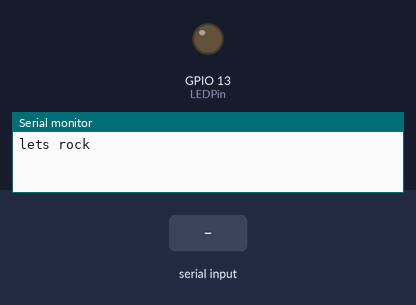
This sketch was run on a simulated ESP32. Parts: output pins drawn as LEDs (lit = HIGH), the last lines printed to the serial monitor. The inputs (shaded band) are chosen by the test bench.

Above: at 1.2 s.
1.3 s: "one_poll\n" received over Serial
At 1.9 s:
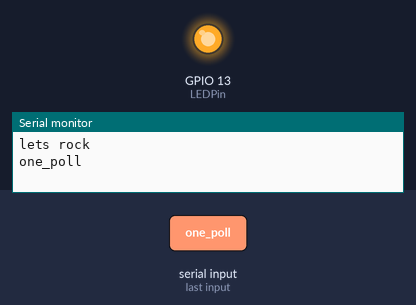
4.3 s: "idle\n" received over Serial
At 5.4 s:
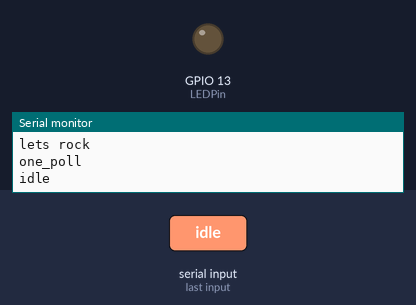
5.8 s: "poll_joystick\n" received over Serial
At 6.5 s:
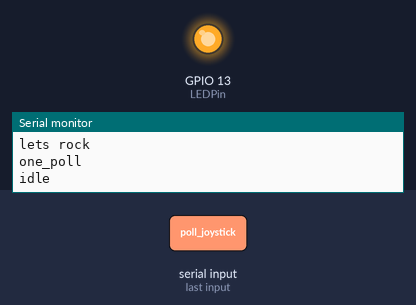
Timing chart, 0 to 8.3 s (numbered marks = the images above; inputs shaded):
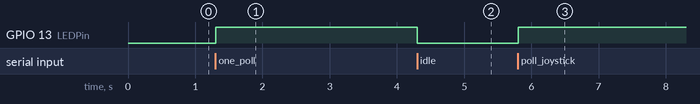

The sketch:

master.ino
```cpp
// this is on the controller receiving data from the joystick slave.

#define SERIAL_SPEED   115200

#define S_IDLE             1
#define S_POLL_JOYSTICK    2
#define S_GET_RESULT       3
#define S_ONE_POLL         4
#define S_REPORT_JOYSTICK  5

#define JOY Serial1
#define MEM_LEN 12
uint8_t dataBuf[MEM_LEN];

uint8_t LEDPin = 13;
uint8_t joyCount = 0;

uint8_t btn_state1 = 0;
uint8_t btn_state2 = 0;
uint16_t joy1Val; uint16_t joy2Val;
uint16_t joy3Val; uint16_t joy4Val;

bool gotJoyResult = false;

String inputString = "";

uint8_t state = S_IDLE;

void setup() {

  inputString.reserve(200);

  JOY.begin(SERIAL_SPEED);
  Serial.begin(SERIAL_SPEED);

  pinMode(LEDPin, OUTPUT);

  Serial.println("lets rock");
}

void loop() {
  switch (state) {
  case S_IDLE:
    digitalWrite(LEDPin, LOW);
    break;
  case S_POLL_JOYSTICK:
    digitalWrite(LEDPin, HIGH);
    JOY.write("Q\n");
    state = S_GET_RESULT;
    break;
  case S_GET_RESULT:
    if (gotJoyResult) {
      Serial.printf("buttons %d %d\n", btn_state1, btn_state2);
      Serial.printf("joy %d %d %d %d\n",
		    joy1Val, joy2Val, joy3Val, joy4Val);
    }
    gotJoyResult = false;
    state = S_POLL_JOYSTICK;
    break;
  case S_ONE_POLL:
    digitalWrite(LEDPin, HIGH);
    JOY.write("Q\n");
    gotJoyResult = false;
    state = S_REPORT_JOYSTICK;
    break;
  case S_REPORT_JOYSTICK:
    if (gotJoyResult) {
      Serial.printf("buttons %d %d\n", btn_state1, btn_state2);
      Serial.printf("joy %d %d %d %d\n",
		    joy1Val, joy2Val, joy3Val, joy4Val);
      state = S_IDLE;
    }
    break;
  default:
    Serial.println ("Unknown state") ;
    break;
  }

}

void serialEvent1() {
  while (JOY.available()) {
    uint8_t inByte = JOY.read();
    if (inByte == '$') { joyCount = 0;}
    if (joyCount < MEM_LEN) { dataBuf[joyCount] = inByte; }
    if (inByte == '\n') { parseJoy(); }
    joyCount++;
  }
}

void parseJoy() {
  if(dataBuf[0] == '$' && dataBuf[MEM_LEN - 1] == '\n') {
    btn_state1 = dataBuf[1];
    btn_state2 = dataBuf[2];
    joy1Val = word(dataBuf[3], dataBuf[4]);
    joy2Val = word(dataBuf[5], dataBuf[6]);
    joy3Val = word(dataBuf[7], dataBuf[8]);
    joy4Val = word(dataBuf[9], dataBuf[10]);
    gotJoyResult = true;
  }
  joyCount = 0;
}

void serialEvent() {
  while (Serial.available()) {
    char inChar = (char)Serial.read();
    inputString += inChar;
    if (inChar == '\n') { handle_cmd(); }
  }
}

void handle_cmd() {
  inputString.trim(); // removes beginning and ending white spaces
  int idx = inputString.indexOf(' ');
  String cmd = inputString.substring(0, idx);
  String value = inputString.substring(idx + 1);

  if ((cmd.length() > 0)) {
    if (cmd.equals("probe_device")) {
      Serial.println("joy master");
    }
    if (cmd.equals("idle")) {
      Serial.println(cmd);
      state = S_IDLE;
    }
    if (cmd.equals("poll_joystick")) {
      state = S_POLL_JOYSTICK;
    }
    if (cmd.equals("one_poll")) {
      Serial.println(cmd);
      state = S_ONE_POLL;
    }
    inputString = "";
  }
}
```

Measured:
- after the input at 1.3 s, GPIO 13 (LEDPin): LOW → HIGH at once
- after the input at 4.3 s, GPIO 13 (LEDPin): HIGH → LOW at once
- after the input at 5.8 s, GPIO 13 (LEDPin): LOW → HIGH at once
